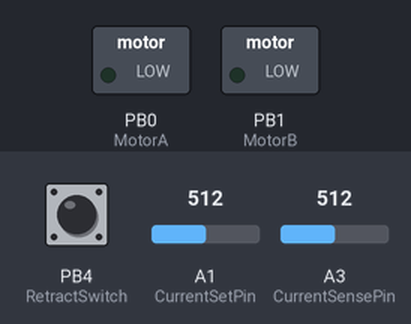
This sketch was run on a simulated ATtiny85, built with avr-gcc and run on an emulated ATtiny85. Shown: switched loads named in the sketch (green lamp = pin HIGH). The inputs (shaded band) are chosen by the test bench; at power-on: A1 (CurrentSetPin) = 512, A3 (CurrentSensePin) = 512, PB4 (RetractSwitch) HIGH.

Above: at 1.3 s.
1.4 s: A1 (CurrentSetPin) set to 716
At 2.6 s:
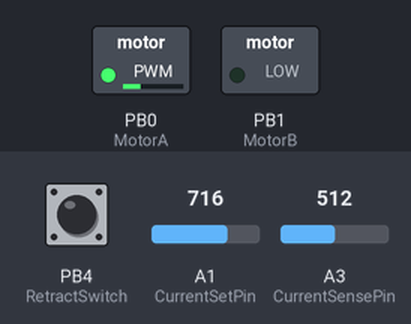
2.9 s: A3 (CurrentSensePin) set to 306
At 3.9 s:
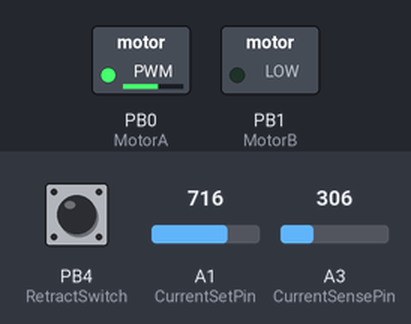
4.4 s: PB4 (RetractSwitch) pulled LOW for 0.15 s
At 4.47 s:
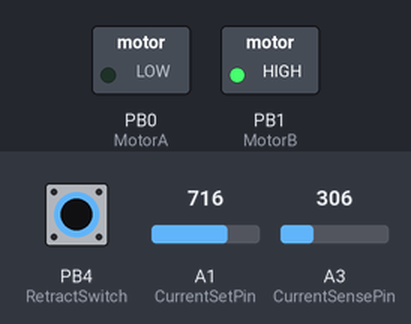
6.0 s: A3 (CurrentSensePin) set to 122
At 7.2 s:
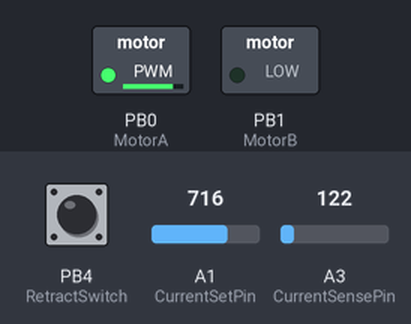
7.5 s: A3 (CurrentSensePin) set to 900
At 8.6 s:
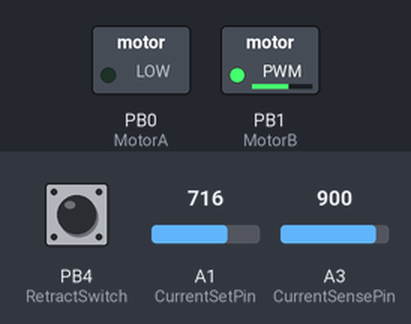
9.0 s: A1 (CurrentSetPin) set to 511
At 9.7 s:
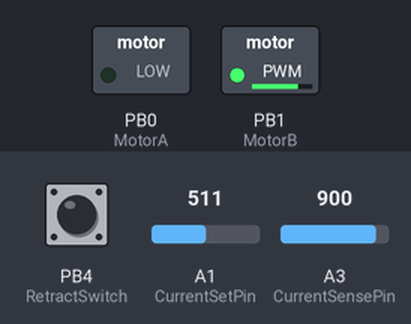
Timing chart, 0 to 11.5 s (numbered marks = the images above; inputs shaded):
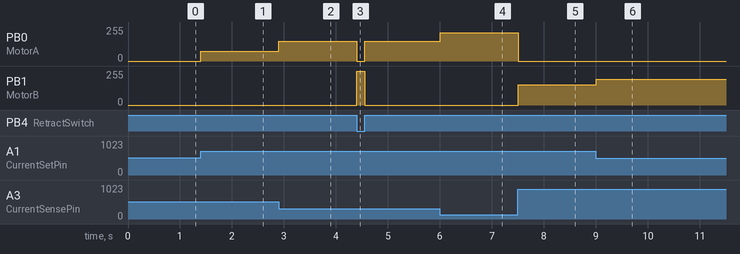

The sketch:

lamp_motor_control.ino
```cpp
/* Motor controller for arc lamp
 *  Attempts to maintain a current set by the potentiometer, unless the retract switch is on.
 *  For attiny85
 *
 *  turn on the power with the retract switch closed and immediately switch it to set the max motor speed to the potentiometer value.
 */
#include <EEPROM.h>

//outputs
static int MotorA = PB0;
static int MotorB = PB1;

//inputs
static int CurrentSensePin = A3;
static int CurrentSetPin = A1;
static int RetractSwitch = PB4;

byte MaxSpeed = 255;

void setup() {
  // put your setup code here, to run once:
  pinMode(MotorA, OUTPUT);
  pinMode(MotorB, OUTPUT);
  pinMode(RetractSwitch, INPUT);
  digitalWrite(RetractSwitch, HIGH);
  delay(100);
  if(digitalRead(RetractSwitch) == 0) {
    delay(1000);
    if(digitalRead(RetractSwitch) == 0) {
      EEPROM.write(1, byte(map(analogRead(CurrentSetPin),0,1024,0,255)));
    }
  }

    MaxSpeed == EEPROM.read(1);

}

void loop() {
  int CurrentRead = analogRead(CurrentSensePin);
  int SetRead = analogRead(CurrentSetPin);

    //if retract switch is pressed or current sense is maxed out, reverse motor.
  if(digitalRead(RetractSwitch) == 0 || CurrentRead > SetRead) {
    analogWrite(MotorA, 0);
    if (digitalRead(RetractSwitch) == 0) {
      analogWrite(MotorB, MaxSpeed);
    }
    else {
      int mincurrent2 = map(CurrentRead, 1024, SetRead, MaxSpeed, 0);
      if (mincurrent2 < 0) {
        mincurrent2 = 0;
      }
      analogWrite(MotorB, mincurrent2);
    }

  }
  else {
    analogWrite(MotorB, 0);
    int mincurrent = map(CurrentRead, 0, SetRead, MaxSpeed, 0);
    if (mincurrent < 0) {
      mincurrent = 0;
    }
    analogWrite(MotorA, mincurrent);
  }

}
```

Measured:
- after the input at 1.4 s, PB0 (MotorA): 0/255 → 73/255 at once
- after the input at 2.9 s, PB0 (MotorA): 73/255 → 147/255 at once
- after the input at 4.4 s, PB0 (MotorA): 147/255 → 0/255 at once, → 147/255 0.15 s later; PB1 (MotorB): 0/255 → 255/255 at once, → 0/255 0.15 s later
- after the input at 6.0 s, PB0 (MotorA): 147/255 → 212/255 at once
- after the input at 7.5 s, PB0 (MotorA): 212/255 → 0/255 at once; PB1 (MotorB): 0/255 → 153/255 at once
- after the input at 9.0 s, PB1 (MotorB): 153/255 → 194/255 at once
